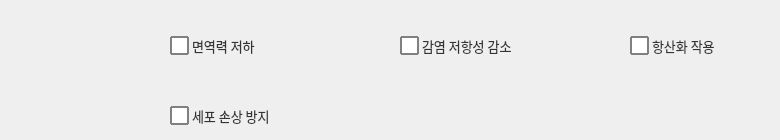
     <widget class="QWidget" name="tab_5">
      <attribute name="title">
       <string>면역력/항산화</string>
      </attribute>
      <widget class="QCheckBox" name="checkBox_69">
       <property name="geometry">
        <rect>
         <x>170</x>
         <y>30</y>
         <width>131</width>
         <height>31</height>
        </rect>
       </property>
       <property name="font">
        <font>
         <family>Leelawadee UI</family>
         <pointsize>-1</pointsize>
        </font>
       </property>
       <property name="styleSheet">
        <string notr="true">QCheckBox 
{
    spacing: 3px; /* 체크박스와 텍스트 사이 간격 */
    font-size: 13px;
    color: #333;
}

QCheckBox::indicator {
    width: 15px;
    height: 15px;
    border: 1.5px solid gray;        /* 기본 테두리 색상 */
    background-color: white;       /* 기본 배경색 */
    border-radius: 1px; 		/*모서리 둥글게*/
}

QCheckBox::indicator:checked {
    background-color: white;       /* 체크된 후 바탕색 */
    border: 1.5px solid red;         /* 체크된 후 테두리 */
    image: url(./image/pill.png); /* 체크 표시 이미지 (선택 사항) */
}


QCheckBox::indicator:hover
{
background-color : #E0F2F1;

}
</string>
       </property>
       <property name="text">
        <string>면역력 저하</string>
       </property>
       <property name="checkable">
        <bool>true</bool>
       </property>
       <property name="checked">
        <bool>false</bool>
       </property>
       <property name="autoRepeat">
        <bool>false</bool>
       </property>
      </widget>
      <widget class="QCheckBox" name="checkBox_71">
       <property name="geometry">
        <rect>
         <x>170</x>
         <y>100</y>
         <width>131</width>
         <height>31</height>
        </rect>
       </property>
       <property name="font">
        <font>
         <family>Leelawadee UI</family>
         <pointsize>-1</pointsize>
        </font>
       </property>
       <property name="styleSheet">
        <string notr="true">QCheckBox 
{
    spacing: 3px; /* 체크박스와 텍스트 사이 간격 */
    font-size: 13px;
    color: #333;
}

QCheckBox::indicator {
    width: 15px;
    height: 15px;
    border: 1.5px solid gray;        /* 기본 테두리 색상 */
    background-color: white;       /* 기본 배경색 */
    border-radius: 1px; 		/*모서리 둥글게*/
}

QCheckBox::indicator:checked {
    background-color: white;       /* 체크된 후 바탕색 */
    border: 1.5px solid red;         /* 체크된 후 테두리 */
    image: url(./image/pill.png); /* 체크 표시 이미지 (선택 사항) */
}


QCheckBox::indicator:hover
{
background-color : #E0F2F1;

}
</string>
       </property>
       <property name="text">
        <string>세포 손상 방지</string>
       </property>
       <property name="checkable">
        <bool>true</bool>
       </property>
       <property name="checked">
        <bool>false</bool>
       </property>
       <property name="autoRepeat">
        <bool>false</bool>
       </property>
      </widget>
      <widget class="QCheckBox" name="checkBox_73">
       <property name="geometry">
        <rect>
         <x>630</x>
         <y>30</y>
         <width>141</width>
         <height>31</height>
        </rect>
       </property>
       <property name="font">
        <font>
         <family>Leelawadee UI</family>
         <pointsize>-1</pointsize>
        </font>
       </property>
       <property name="styleSheet">
        <string notr="true">QCheckBox 
{
    spacing: 3px; /* 체크박스와 텍스트 사이 간격 */
    font-size: 13px;
    color: #333;
}

QCheckBox::indicator {
    width: 15px;
    height: 15px;
    border: 1.5px solid gray;        /* 기본 테두리 색상 */
    background-color: white;       /* 기본 배경색 */
    border-radius: 1px; 		/*모서리 둥글게*/
}

QCheckBox::indicator:checked {
    background-color: white;       /* 체크된 후 바탕색 */
    border: 1.5px solid red;         /* 체크된 후 테두리 */
    image: url(./image/pill.png); /* 체크 표시 이미지 (선택 사항) */
}


QCheckBox::indicator:hover
{
background-color : #E0F2F1;

}
</string>
       </property>
       <property name="text">
        <string>항산화 작용</string>
       </property>
       <property name="checkable">
        <bool>true</bool>
       </property>
       <property name="checked">
        <bool>false</bool>
       </property>
       <property name="autoRepeat">
        <bool>false</bool>
       </property>
      </widget>
      <widget class="QCheckBox" name="checkBox_76">
       <property name="geometry">
        <rect>
         <x>400</x>
         <y>30</y>
         <width>141</width>
         <height>31</height>
        </rect>
       </property>
       <property name="font">
        <font>
         <family>Leelawadee UI</family>
         <pointsize>-1</pointsize>
        </font>
       </property>
       <property name="styleSheet">
        <string notr="true">QCheckBox 
{
    spacing: 3px; /* 체크박스와 텍스트 사이 간격 */
    font-size: 13px;
    color: #333;
}

QCheckBox::indicator {
    width: 15px;
    height: 15px;
    border: 1.5px solid gray;        /* 기본 테두리 색상 */
    background-color: white;       /* 기본 배경색 */
    border-radius: 1px; 		/*모서리 둥글게*/
}

QCheckBox::indicator:checked {
    background-color: white;       /* 체크된 후 바탕색 */
    border: 1.5px solid red;         /* 체크된 후 테두리 */
    image: url(./image/pill.png); /* 체크 표시 이미지 (선택 사항) */
}


QCheckBox::indicator:hover
{
background-color : #E0F2F1;

}
</string>
       </property>
       <property name="text">
        <string>감염 저항성 감소</string>
       </property>
       <property name="checkable">
        <bool>true</bool>
       </property>
       <property name="checked">
        <bool>false</bool>
       </property>
       <property name="autoRepeat">
        <bool>false</bool>
       </property>
      </widget>
     </widget>
